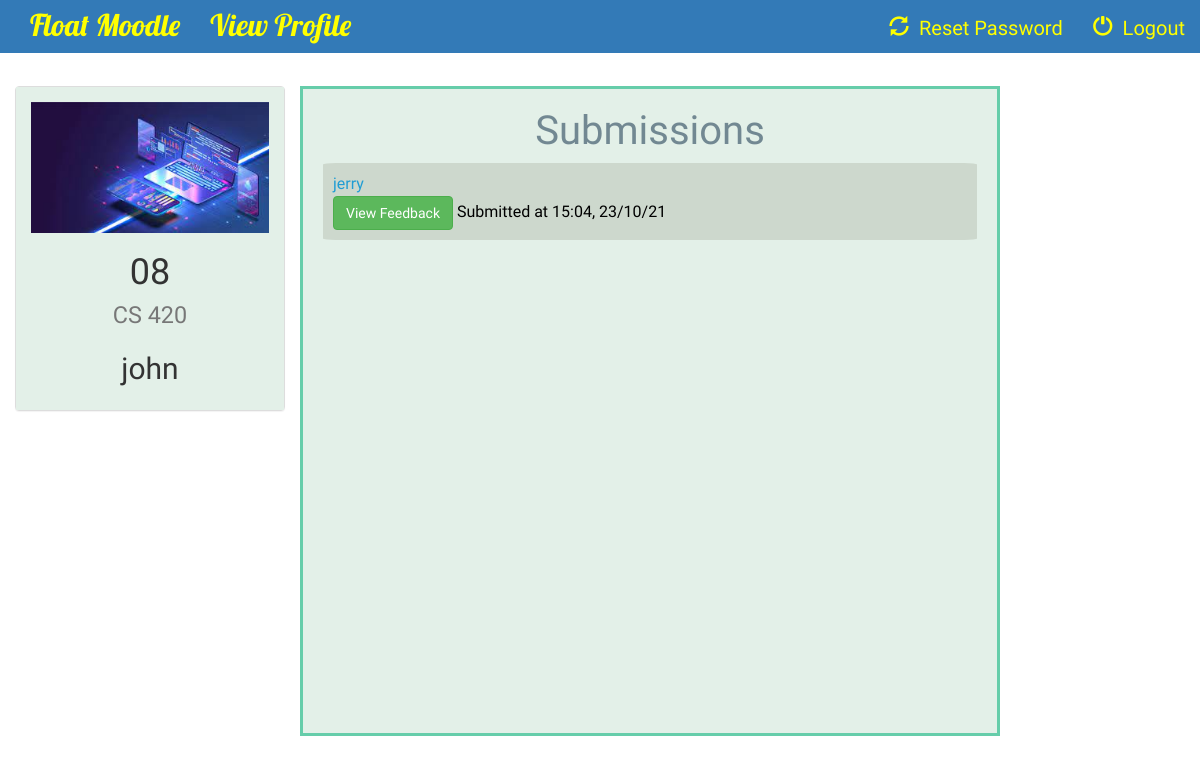
/course/2/view_submissions/ (signed in), run on the app's committed database.
### instructor/models.py (models this page shows, shortened)
class Course(models.Model):
    name = models.CharField(max_length=100)
    code = models.CharField(max_length=100)
    instructor = models.ForeignKey(Instructor, on_delete=models.CASCADE)
    course_logo = models.FileField(default=1)

class Instructor(models.Model):
    user = models.ForeignKey(User,on_delete=models.CASCADE, default=1)
    name = models.CharField(max_length=100)
    information = models.CharField(max_length=1000,default=1)
    def __str__(self):
        return self.name

class Submission(models.Model):
    file_submitted = models.FileField(default='')
    time_submitted = models.CharField(max_length=100)
    user = models.ForeignKey(User,on_delete=models.CASCADE, default=1)
    assignment = models.ForeignKey(Assignment,on_delete=models.CASCADE, default=1)

### course/views.py (the view)
# urls.py: url(r'^(?P<assignment_id>[0-9]+)/view_submissions/$', views.view_submissions, name='view_submissions'),
@login_required
def view_submissions(request,assignment_id):
    assignment = Assignment.objects.get(id=assignment_id)
    submissions = Submission.objects.filter(user=request.user)
    course = assignment.course
    return render(request, 'course/view_submissions.html', {'submissions' : submissions,'course': course})

### course/templates/course/view_submissions.html (shortened to what this page needs)
{% extends 'course/basic_page.html' %}
{% block body %}
<br>
<div class="container-fluid songs-container" >
    <div class="row">
    <div class="col-sm-6 col-md-3">
            <div class="panel panel-default">
                <div class="panel-body" style="background-color: #e3f0e8;border: 0px solid #66cdaa;">
                    <a href="{% url 'course:detail' course.id %}">
                        {% if course.course_logo %}
                            <img src="{{ course.course_logo.url }}" class="img-responsive">
                        {% else %}
                            <h3>No image to display</h3>
                        {% endif %}
                    </a>
                    <h1 align="center">{{ course.code }}<br> <small>{{ course.name }}</small></h1>
                    <h2 align="center">{{ course.instructor }}</h2>
                </div>
            </div>
        </div>
       <div class="col-sm-7" style="align:center; overflow-y: scroll; height:650px;border: 3px solid #66cdaa;background-color:#e3f0e8;color:black;font-family: 'Abhaya Libre';font-size:16px;">
        <h3 align="center"; style="text-align:center;font-family:Volkhov,cursive;font-size:40px;color: #728892">Submissions</h3>
    {% if submissions%}
    {% for submission in submissions reversed %}
<div style="background-color:#CDD8CD; border-radius:2%;padding:10px; margin:5px">
    <a href="{{ submission.file_submitted.url }}" style="color: #209dd4">{{ submission.user }}</a><br>
    <a href="{% url 'course:view_feedback' submission.id %}">
        <button type="submit" class="btn btn-success">View Feedback</button>
    </a>    Submitted at {{ submission.time_submitted }}<br>
</div>
    {% endfor %}
        </div>
    {% else %}
    <div style="background-color:#CDD8CD; border-radius:2%;padding:10px; margin:5px">
        You have not made any submissions
    </div>
    {% endif %}
</div>
{% endblock %}

### course/templates/course/basic_page.html (style rules this page uses)
a { color: yellow; }
body { background: url('') no-repeat center center fixed; background-size: cover; font-family: Ledger;font-size: 20px; }

### data on the page
Course: course_logo (picture), code "08", name "CS 420", instructor "john"
Submission: user "jerry", time_submitted "15:04, 23/10/21"
